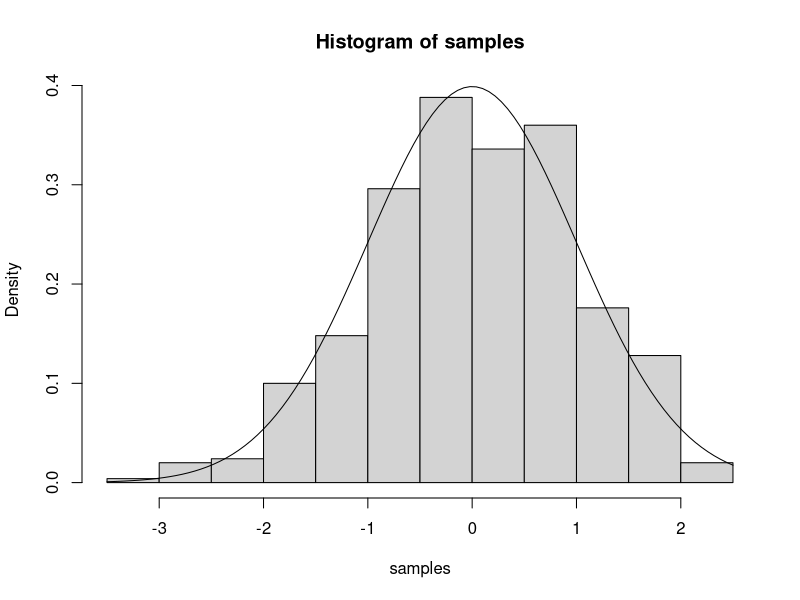
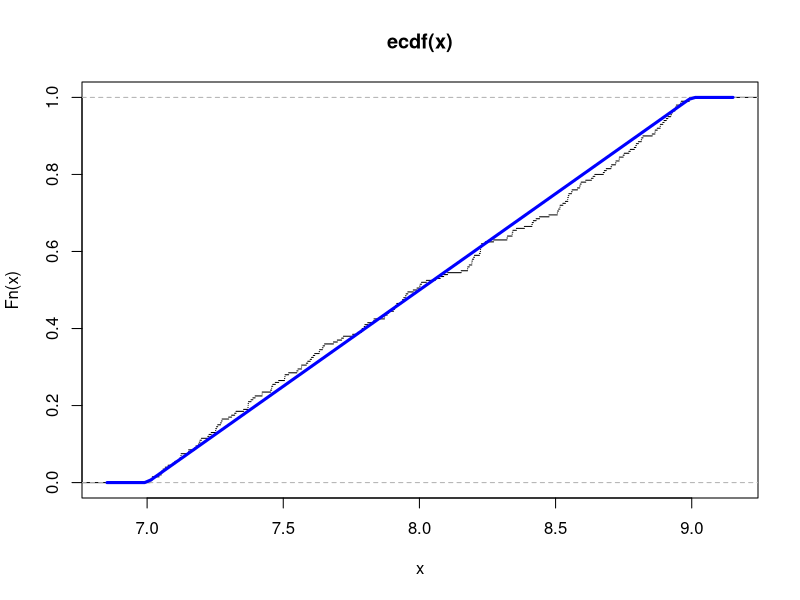
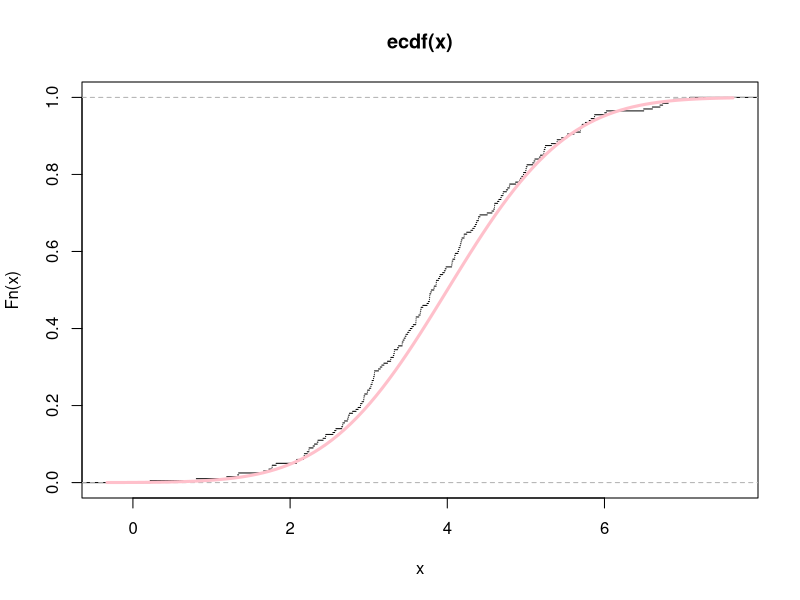

The R source for these figures, in order:
#task34
samples <- rnorm(500, 0, 1)
hist(samples, probability=TRUE)
curve(dnorm(x, 0, 1), add=TRUE)

#task35
samples <- runif(200, 7, 9)
plot.ecdf(samples, do.points=FALSE)
curve(punif(x, 7, 9), add=TRUE, col="blue", lwd=3)

#task37
samples <- rnorm(200, 4, 1.2)
plot.ecdf(samples, do.points=FALSE)
curve(pnorm(x, 4, 1.2), add=TRUE, col="pink", lwd=3)